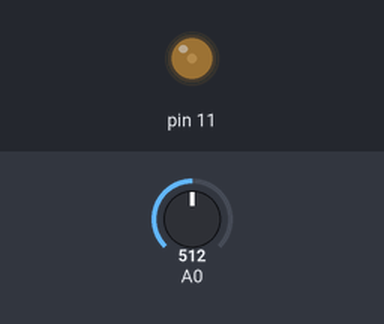
Simulated run of this sketch. Board: Arduino Uno, built with avr-gcc and run on an emulated ATmega328P. Parts: output pins drawn as LEDs (lit = HIGH). The test bench sets the inputs (shaded band); at power-on: A0 = 512.

Above: at 1.2 s.
1.3 s: A0 set to 716
At 2.5 s:
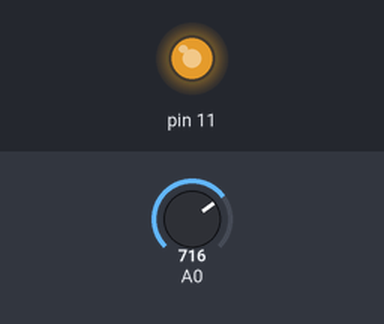
2.8 s: A0 set to 900
At 3.7 s:
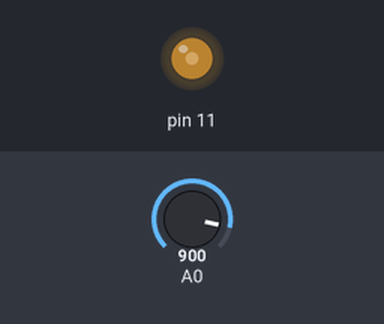
4.3 s: A0 set to 306
At 4.9 s:
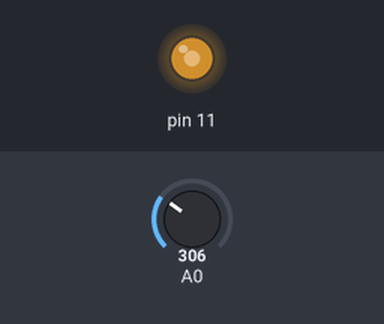
Timing chart, 0 to 7.3 s (numbered marks = the images above; inputs shaded):
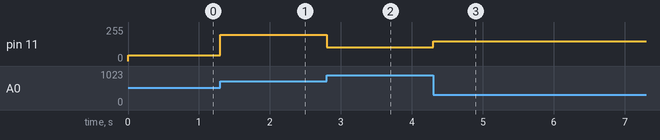

Measured:
- after the input at 1.3 s, pin 11: 45/255 → 197/255 at once
- after the input at 2.8 s, pin 11: 197/255 → 103/255 at once
- after the input at 4.3 s, pin 11: 103/255 → 150/255 at once

The sketch:

Arduino_Maker_07-2.ino
```cpp
void setup() {
  // put your setup code here, to run once:
  pinMode(11, OUTPUT);
}

void loop() {
  // put your main code here, to run repeatedly:
  int value = analogRead(A0);
  int light = map(value, 100, 600, 255, 0);
  analogWrite(11, light);
}
```
